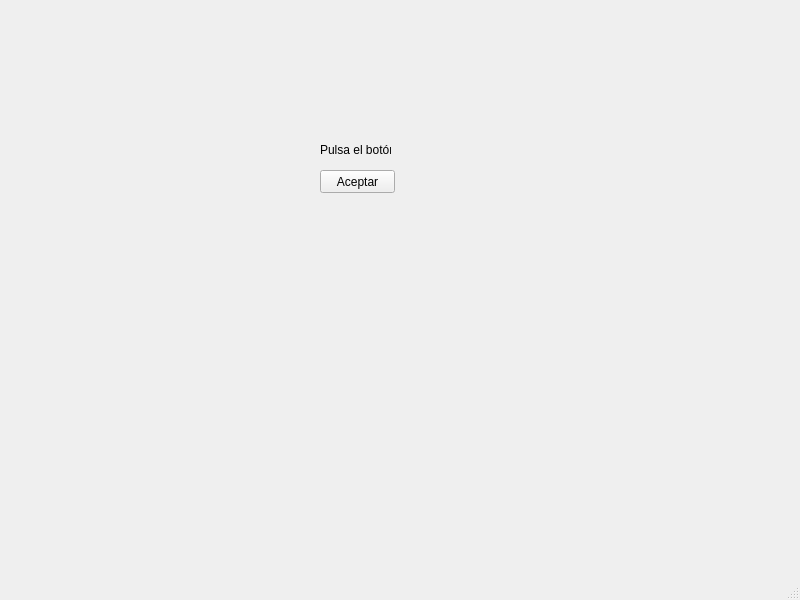
<?xml version="1.0" encoding="UTF-8"?>
<ui version="4.0">
 <class>MainWindow</class>
 <widget class="QMainWindow" name="MainWindow">
  <property name="geometry">
   <rect>
    <x>0</x>
    <y>0</y>
    <width>800</width>
    <height>600</height>
   </rect>
  </property>
  <property name="windowTitle">
   <string>ProyectoUno</string>
  </property>
  <widget class="QWidget" name="centralwidget">
   <widget class="QPushButton" name="btnAceptar">
    <property name="geometry">
     <rect>
      <x>320</x>
      <y>170</y>
      <width>75</width>
      <height>23</height>
     </rect>
    </property>
    <property name="text">
     <string>Aceptar</string>
    </property>
   </widget>
   <widget class="QLabel" name="etiquetaBtn">
    <property name="geometry">
     <rect>
      <x>320</x>
      <y>140</y>
      <width>71</width>
      <height>20</height>
     </rect>
    </property>
    <property name="text">
     <string>Pulsa el botón</string>
    </property>
   </widget>
  </widget>
  <widget class="QMenuBar" name="menubar">
   <property name="geometry">
    <rect>
     <x>0</x>
     <y>0</y>
     <width>800</width>
     <height>21</height>
    </rect>
   </property>
  </widget>
  <widget class="QStatusBar" name="statusbar"/>
 </widget>
 <resources/>
 <connections/>
</ui>
